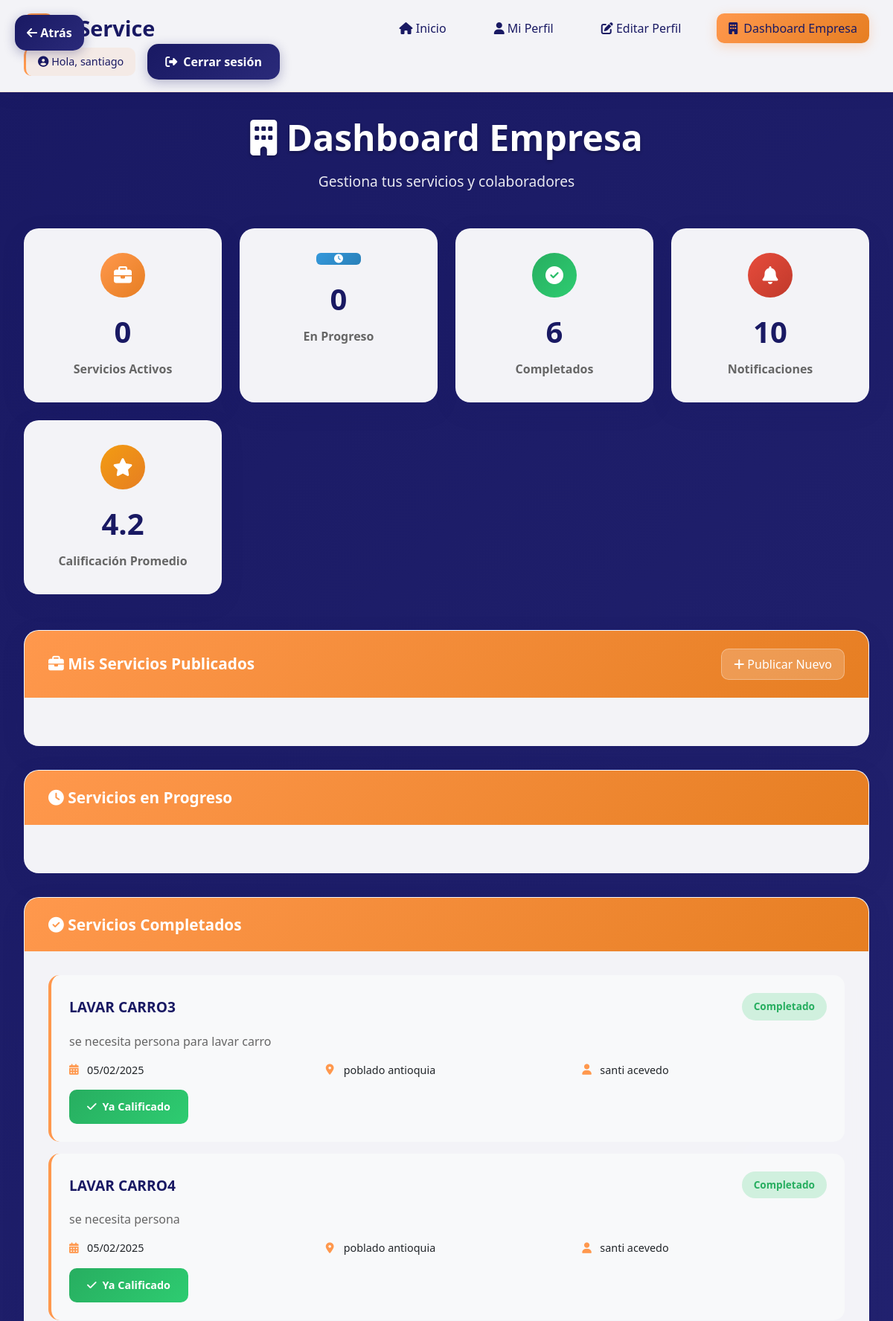
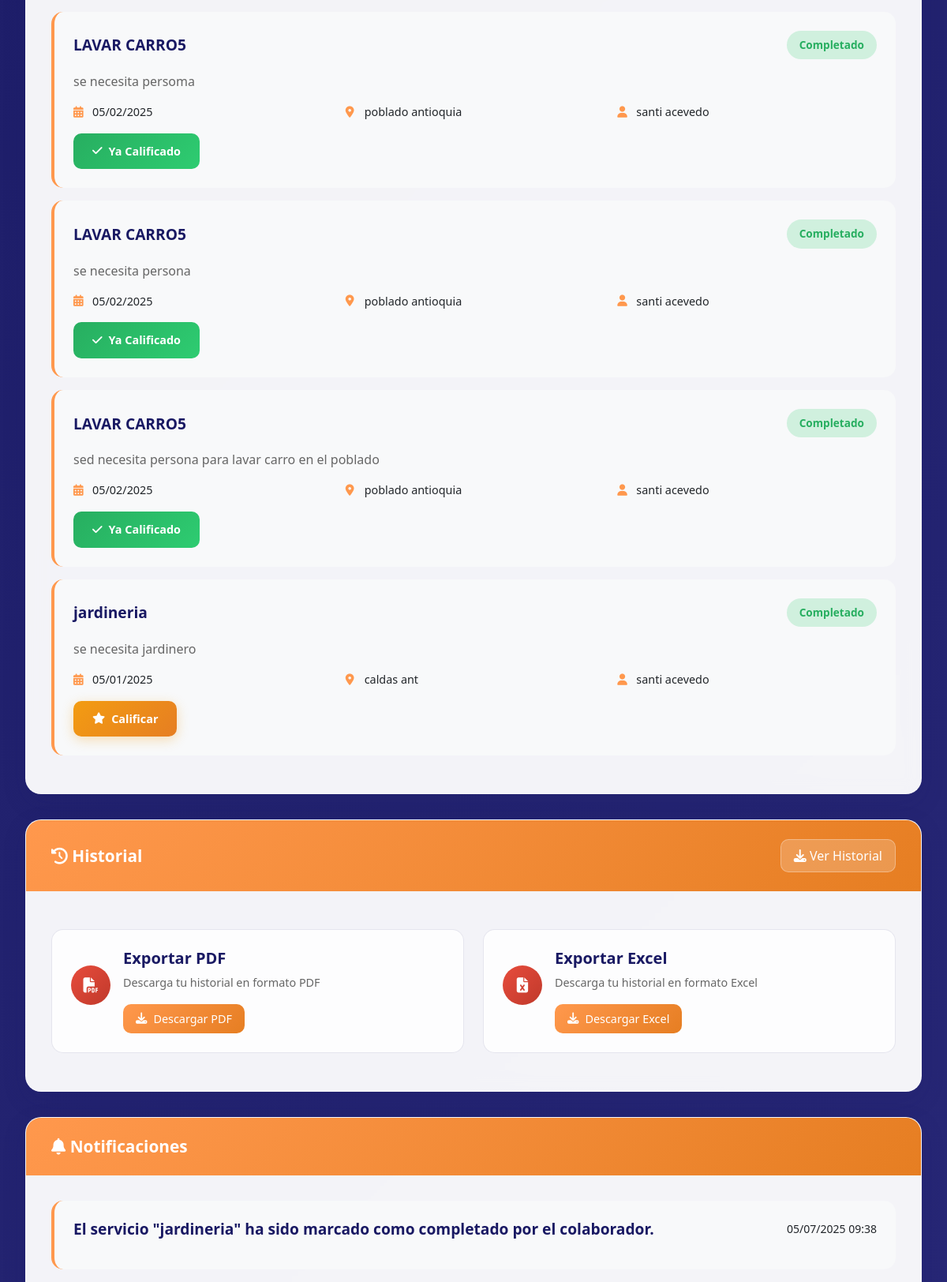
Screenshot of /dashboard/empresa/ (signed in, upper part) with the database file from the repository (2 pictures, top to bottom).
### landing/models.py (models this page shows, shortened)
class Servicio(models.Model):
    CATEGORIAS = [
        ('Plomería', 'Plomería'),
        ('Electricidad', 'Electricidad'),
        ('Jardinería', 'Jardinería'),
        ('Limpieza', 'Limpieza'),
        ('Carpintería', 'Carpintería'),
        ('Pintura', 'Pintura'),
        ('Albañilería', 'Albañilería'),
        ('Mecánica', 'Mecánica'),
        ('Tecnología', 'Tecnología'),
        ('Otro', 'Otro'),
    ]
    TIPOS_PAGO = [
        ('Efectivo', 'Efectivo'),
        ('Transferencia', 'Transferencia bancaria'),
        ('Nequi', 'Nequi'),
        ('Daviplata', 'Daviplata'),
        ('Otro', 'Otro método'),
    ]
    ESTADOS = [
        ('pendiente', 'Pendiente'),
        ('en_progreso', 'En progreso'),
        ('completado', 'Completado'),
    ]
    URGENCIAS = [
        ('baja', 'Baja - Puede esperar'),
        ('media', 'Media - En los próximos días'),
        ('alta', 'Alta - Lo antes posible'),
    ]
    HORARIOS = [
        ('manana', 'Mañana (8:00 AM - 12:00 PM)'),
        ('tarde', 'Tarde (1:00 PM - 6:00 PM)'),
        ('noche', 'Noche (6:00 PM - 9:00 PM)'),
        ('flexible', 'Horario flexible'),
    ]
    titulo = models.CharField(max_length=100)
    descripcion = models.TextField()
    categoria = models.CharField(max_length=50, choices=CATEGORIAS)
    publicado_por = models.ForeignKey(User, on_delete=models.CASCADE, related_name='servicios_publicados')
    fecha_servicio = models.DateField()
    colaborador_asignado = models.ForeignKey(User, null=True, blank=True, on_delete=models.SET_NULL, related_name='servicios_asignados')
    tipo_pago = models.CharField(max_length=20, choices=TIPOS_PAGO)
    valor = models.DecimalField(max_digits=10, decimal_places=2)
    ubicacion = models.CharField(max_length=200)
    estado = models.CharField(max_length=20, choices=ESTADOS, default='pendiente')
    urgencia = models.CharField(max_length=20, choices=URGENCIAS, default='media')
    horario_preferido = models.CharField(max_length=20, choices=HORARIOS, default='tarde')
    fecha_publicacion = models.DateTimeField(default=timezone.now)

class Notificacion(models.Model):
    usuario = models.ForeignKey(User, on_delete=models.CASCADE, related_name='notificaciones')
    mensaje = models.CharField(max_length=255)
    url = models.URLField(blank=True, null=True)
    leida = models.BooleanField(default=False)
    fecha = models.DateTimeField(auto_now_add=True)

### landing/views.py (the view)
# urls.py: path('dashboard/empresa/', views.dashboard_empresa, name='dashboard_empresa'),
@login_required
def dashboard_empresa(request):
    perfil = get_object_or_404(PerfilUsuario, user=request.user)
    if perfil.rol != 'empresa':
        return HttpResponseForbidden("No tienes permiso para ver esta página.")
    servicios = Servicio.objects.filter(publicado_por=request.user).order_by('-fecha_servicio')
    colaboradores = User.objects.filter(perfilusuario__rol='colaborador')
    notificaciones = Notificacion.objects.filter(usuario=request.user, leida=False).order_by('-fecha')
    postulaciones_por_servicio = {
        servicio.id: Postulacion.objects.filter(servicio=servicio, estado='pendiente')
        for servicio in servicios
    }
    servicios_activos = servicios.filter(colaborador_asignado__isnull=True).count()
    servicios_en_progreso = servicios.filter(estado='en_progreso').count()
    servicios_completados = servicios.filter(estado='completado').count()
    calificacion_promedio = 0
    try:
        calificaciones = Calificacion.objects.filter(servicio__publicado_por=request.user)
        if calificaciones.exists():
            calificacion_promedio = calificaciones.aggregate(promedio=Avg('puntuacion'))['promedio'] or 0
    except Exception as e:
        print(f"Error al obtener calificaciones de empresa: {e}")
    return render(request, 'landing/dashboard_empresa.html', {
        'servicios': servicios,
        'colaboradores': colaboradores,
        'notificaciones': notificaciones,
        'postulaciones_por_servicio': postulaciones_por_servicio,
        'servicios_activos': servicios_activos,
        'servicios_en_progreso': servicios_en_progreso,
        'servicios_completados': servicios_completados,
        'calificacion_promedio': calificacion_promedio,
    })

### landing/context_processors.py (called while the page is built)
def notificaciones(request):
    if request.user.is_authenticated:
        notificaciones_no_leidas = Notificacion.objects.filter(usuario=request.user, leida=False)
        return {'notificaciones_no_leidas': notificaciones_no_leidas}
    return {}

### landing/templates/landing/dashboard_empresa.html (shortened to what this page needs)
{% extends 'landing/base.html' %}
{% load custom_filters %}
{% load static %}
{% block head %}
<link href="https://cdn.jsdelivr.net/npm/bootstrap@5.3.3/dist/css/bootstrap.min.css" rel="stylesheet">
<link href="https://cdnjs.cloudflare.com/ajax/libs/font-awesome/6.4.0/css/all.min.css" rel="stylesheet">
{% endblock %}
{% block content %}
<div class="dashboard-container">
  <div class="dashboard-header">
    <h1><i class="fas fa-building"></i> Dashboard Empresa</h1>
    <p>Gestiona tus servicios y colaboradores</p>
  </div>
  <div class="stats-cards">
    <div class="stat-card">
      <div class="stat-icon active">
        <i class="fas fa-briefcase"></i>
      </div>
      <div class="stat-number">{{ servicios_activos|default:0 }}</div>
      <div class="stat-label">Servicios Activos</div>
    </div>
    <div class="stat-card">
      <div class="stat-icon progress">
        <i class="fas fa-clock"></i>
      </div>
      <div class="stat-number">{{ servicios_en_progreso|default:0 }}</div>
      <div class="stat-label">En Progreso</div>
    </div>
    <div class="stat-card">
      <div class="stat-icon completed">
        <i class="fas fa-check-circle"></i>
      </div>
      <div class="stat-number">{{ servicios_completados|default:0 }}</div>
      <div class="stat-label">Completados</div>
    </div>
    <div class="stat-card">
      <div class="stat-icon notifications">
        <i class="fas fa-bell"></i>
      </div>
      <div class="stat-number">{{ notificaciones|length|default:0 }}</div>
      <div class="stat-label">Notificaciones</div>
    </div>
    <div class="stat-card">
      <div class="stat-icon rating">
        <i class="fas fa-star"></i>
      </div>
      <div class="stat-number">{{ calificacion_promedio|floatformat:1|default:"0.0" }}</div>
      <div class="stat-label">Calificación Promedio</div>
    </div>
  </div>
  <div class="section-card">
    <div class="section-header">
      <h3><i class="fas fa-briefcase"></i> Mis Servicios Publicados</h3>
      <a href="{% url 'publicar_servicio' %}" class="btn">
        <i class="fas fa-plus"></i> Publicar Nuevo
      </a>
    </div>
    <div class="section-body">
    </div>
  </div>
  <div class="section-card">
    <div class="section-header">
      <h3><i class="fas fa-clock"></i> Servicios en Progreso</h3>
    </div>
    <div class="section-body">
    </div>
  </div>
  <div class="section-card">
    <div class="section-header">
      <h3><i class="fas fa-check-circle"></i> Servicios Completados</h3>
    </div>
    <div class="section-body">
      {% for servicio in servicios %}
        {% if servicio.estado == 'completado' %}
          <div class="service-item">
            <div class="service-header">
              <h4 class="service-title">{{ servicio.titulo }}</h4>
              <span class="service-status status-completado">Completado</span>
            </div>
            <p class="service-description">{{ servicio.descripcion }}</p>
            <div class="service-details">
              <div class="detail-item">
                <i class="fas fa-calendar-alt"></i>
                <span>{{ servicio.fecha_servicio|date:"d/m/Y" }}</span>
              </div>
              <div class="detail-item">
                <i class="fas fa-map-marker-alt"></i>
                <span>{{ servicio.ubicacion }}</span>
              </div>
              <div class="detail-item">
                <i class="fas fa-user"></i>
                <span>{{ servicio.colaborador_asignado.get_full_name }}</span>
              </div>
            </div>
            <div class="service-actions">
              {% if not servicio.calificacion_set.exists %}
                <a href="{% url 'calificar_servicio' servicio.id %}" class="btn-action btn-rate">
                  <i class="fas fa-star"></i> Calificar
                </a>
              {% else %}
                <span class="btn-action btn-rated" style="background: linear-gradient(135deg, #27ae60, #2ecc71); color: white;">
                  <i class="fas fa-check"></i> Ya Calificado
                </span>
              {% endif %}
            </div>
          </div>
        {% endif %}
      {% endfor %}
    </div>
  </div>
  <div class="section-card">
    <div class="section-header">
      <h3><i class="fas fa-history"></i> Historial</h3>
      <a href="{% url 'historial_empresa' %}" class="btn">
        <i class="fas fa-download"></i> Ver Historial
      </a>
    </div>
    <div class="section-body">
      <div class="history-summary">
        <div class="history-stats">
          <div class="stat-item">
            <div class="stat-icon">
              <i class="fas fa-file-pdf"></i>
            </div>
            <div class="stat-content">
              <h5>Exportar PDF</h5>
              <p>Descarga tu historial en formato PDF</p>
              <a href="{% url 'exportar_historial_empresa_pdf' %}" class="btn-export">
                <i class="fas fa-download"></i> Descargar PDF
              </a>
            </div>
          </div>
          <div class="stat-item">
            <div class="stat-icon">
              <i class="fas fa-file-excel"></i>
            </div>
            <div class="stat-content">
              <h5>Exportar Excel</h5>
              <p>Descarga tu historial en formato Excel</p>
              <a href="{% url 'exportar_historial_empresa_excel' %}" class="btn-export">
                <i class="fas fa-download"></i> Descargar Excel
              </a>
            </div>
          </div>
        </div>
      </div>
    </div>
  </div>
  <div class="section-card">
    <div class="section-header">
      <h3><i class="fas fa-bell"></i> Notificaciones</h3>
    </div>
    <div class="section-body">
      {% if notificaciones %}
        {% for notificacion in notificaciones %}
          <div class="service-item">
            <div class="service-header">
              <h4 class="service-title">{{ notificacion.mensaje }}</h4>
              <small>{{ notificacion.fecha|date:"d/m/Y H:i" }}</small>
            </div>
          </div>
        {% endfor %}
      {% else %}
        <div class="empty-state">
          <i class="fas fa-bell"></i>
          <h4>No tienes notificaciones nuevas</h4>
          <p>Te notificaremos cuando haya novedades</p>
        </div>
      {% endif %}
    </div>
  </div>
</div>
{% endblock %}

### landing/templates/landing/partials/navbar.html (shortened to what this page needs)
<!DOCTYPE html>
<html lang="es">
<head>
  <link href="https://cdn.jsdelivr.net/npm/bootstrap@5.3.3/dist/css/bootstrap.min.css" rel="stylesheet">
  <link href="https://cdnjs.cloudflare.com/ajax/libs/font-awesome/6.4.0/css/all.min.css" rel="stylesheet">
</head>
<body>
  <button class="btn-back" onclick="window.history.back()">
    <i class="fas fa-arrow-left"></i> Atrás
  </button>
  <header class="navbar" id="navbar">
    <div class="navbar-container">
      <div class="navbar-left">
        {% if user.is_authenticated %}
          <a href="{% url 'home' %}" class="navbar-logo">
            <div class="logo-icon">
              <i class="fas fa-briefcase"></i>
            </div>
            E-Service
          </a>
        {% endif %}
      </div>
      <nav class="nav-links" id="navMenu">
        {% if user.is_authenticated %}
          <a href="{% url 'home' %}#inicio">
            <i class="fas fa-home"></i> Inicio
          </a>
          <a href="{% url 'perfil' %}">
            <i class="fas fa-user"></i> Mi Perfil
          </a>
          <a href="{% url 'editar_perfil' %}">
            <i class="fas fa-edit"></i> Editar Perfil
          </a>
          {% with perfil=user.perfilusuario %}
            {% if perfil.rol == 'colaborador' %}
              <a href="{% url 'dashboard_colaborador' %}" class="nav-button">
                <i class="fas fa-chart-line"></i> Dashboard
              </a>
            {% elif perfil.rol == 'empresa' %}
              <a href="{% url 'dashboard_empresa' %}" class="nav-button">
                <i class="fas fa-building"></i> Dashboard Empresa
              </a>
            {% endif %}
          {% endwith %}
        {% endif %}
      </nav>
      <div class="session-buttons">
        {% if user.is_authenticated %}
          <div class="welcome-msg">
            <i class="fas fa-user-circle"></i> Hola, {{ user.first_name|default:user.username }}
          </div>
          <a href="{% url 'logout' %}" class="nav-button secondary">
            <i class="fas fa-sign-out-alt"></i> Cerrar sesión
          </a>
        {% endif %}
      </div>
    </div>
  </header>
</body>
</html>

### landing/static/landing/css/navbar.css (style rules this page uses)
.navbar { background-color: #fff; border-bottom: 1px solid #e0e0e0; position: sticky; top: 0; z-index: 1000; }
.navbar-container { max-width: 1200px; margin: 0 auto; padding: 16px 24px; display: flex; align-items: center; justify-content: space-between; flex-wrap: wrap; }
.navbar-logo { font-size: 1.6rem; font-weight: bold; color: #2c3e50; text-decoration: none; }
.nav-links a { color: #333; text-decoration: none; font-weight: 500; transition: color 0.3s ease; }
.session-buttons { display: flex; align-items: center; gap: 16px; }
.btn { padding: 8px 14px; border-radius: 5px; background-color: #0077cc; color: white; text-decoration: none; transition: background-color 0.3s ease; }
.welcome-msg { font-weight: 500; color: #444; }

### landing/static/landing/css/index.css (style rules this page uses)
* { margin: 0; padding: 0; box-sizing: border-box; }
body { font-family: 'Montserrat', sans-serif; background-color: #f7f7f7; }

### landing/templates/landing/base.html (style rules this page uses)
body { margin: 0; line-height: 1.5; font-size: 16px; font-family: 'Montserrat', sans-serif; }

### landing/templates/landing/partials/navbar.html (style rules this page uses)
body { font-family: 'Segoe UI', Tahoma, Geneva, Verdana, sans-serif; margin: 0; padding: 0; }
.navbar { background: rgba(255, 255, 255, 0.95); backdrop-filter: blur(10px); border-bottom: 1px solid rgba(255, 152, 77, 0.2); padding: 1rem 0; position: sticky; top: 0; z-index: 1000; box-shadow: 0 4px 20px rgba(25, 25, 99, 0.1); transition: all 0.3s ease; }
.navbar-container { max-width: 1200px; margin: 0 auto; padding: 0 2rem; display: flex; align-items: center; justify-content: space-between; }
.navbar-logo { font-size: 1.8rem; font-weight: 700; color: #191963; text-decoration: none; display: flex; align-items: center; gap: 0.5rem; transition: all 0.3s ease; }
.logo-icon { background: linear-gradient(135deg, #ff984d, #e67e22); color: white; width: 40px; height: 40px; border-radius: 10px; display: flex; align-items: center; justify-content: center; font-size: 1.2rem; }
.nav-links { display: flex; align-items: center; gap: 2rem; margin: 0; padding: 0; list-style: none; }
.nav-links a { color: #191963; text-decoration: none; font-weight: 500; font-size: 1rem; padding: 0.5rem 1rem; border-radius: 10px; transition: all 0.3s ease; position: relative; }
.nav-links a::after { content: ''; position: absolute; bottom: 0; left: 50%; width: 0; height: 2px; background: linear-gradient(135deg, #ff984d, #e67e22); transition: all 0.3s ease; transform: translateX(-50%); }
.nav-button { background: linear-gradient(135deg, #ff984d, #e67e22); color: white; border: none; padding: 0.75rem 1.5rem; border-radius: 15px; font-weight: 600; text-decoration: none; transition: all 0.3s ease; display: flex; align-items: center; gap: 0.5rem; box-shadow: 0 4px 15px rgba(255, 152, 77, 0.3); }
.nav-button.secondary { background: linear-gradient(135deg, #191963, #2a2a7a); box-shadow: 0 4px 15px rgba(25, 25, 99, 0.3); }
.session-buttons { display: flex; align-items: center; gap: 1rem; }
.welcome-msg { color: #191963; font-weight: 500; font-size: 0.9rem; background: rgba(255, 152, 77, 0.1); padding: 0.5rem 1rem; border-radius: 10px; border-left: 3px solid #ff984d; }
.btn-back { position: fixed; top: 20px; left: 20px; z-index: 1001; background: linear-gradient(135deg, #191963, #2a2a7a); color: white; border: none; padding: 0.75rem 1rem; border-radius: 15px; font-weight: 600; box-shadow: 0 4px 15px rgba(25, 25, 99, 0.3); transition: all 0.3s ease; }

### rows the page displays
Servicio: titulo "LAVAR CARRO3", descripcion "se necesita persona para lavar carro", fecha_servicio "05/02/2025", ubicacion "poblado antioquia", colaborador_asignado.get_full_name "santi acevedo", shows "Ya Calificado"
Servicio: titulo "LAVAR CARRO4", descripcion "se necesita persona", fecha_servicio "05/02/2025", ubicacion "poblado antioquia", colaborador_asignado.get_full_name "santi acevedo", shows "Ya Calificado"
Servicio: titulo "LAVAR CARRO5", descripcion "se necesita persoma", fecha_servicio "05/02/2025", ubicacion "poblado antioquia", colaborador_asignado.get_full_name "santi acevedo", shows "Ya Calificado"
Servicio: titulo "LAVAR CARRO5", descripcion "se necesita persona", fecha_servicio "05/02/2025", ubicacion "poblado antioquia", colaborador_asignado.get_full_name "santi acevedo", shows "Ya Calificado"
Servicio: titulo "LAVAR CARRO5", descripcion "sed necesita persona para lavar carro en el poblado", fecha_servicio "05/02/2025", ubicacion "poblado antioquia", colaborador_asignado.get_full_name "santi acevedo", shows "Ya Calificado"
Servicio: titulo "jardineria", descripcion "se necesita jardinero", fecha_servicio "05/01/2025", ubicacion "caldas ant", colaborador_asignado.get_full_name "santi acevedo", shows "Calificar"
Notificacion: mensaje "El servicio \"jardineria\" ha sido marcado como completado por el colaborador.", fecha "05/07/2025 09:38"

### other values shown
{{ user.first_name|default:user.username }} "santiago"
{{ servicios_activos|default:0 }} "0"
{{ servicios_en_progreso|default:0 }} "0"
{{ servicios_completados|default:0 }} "6"
{{ notificaciones|length|default:0 }} "10"
{{ calificacion_promedio|floatformat:1|default:"0.0" }} "4.2"
